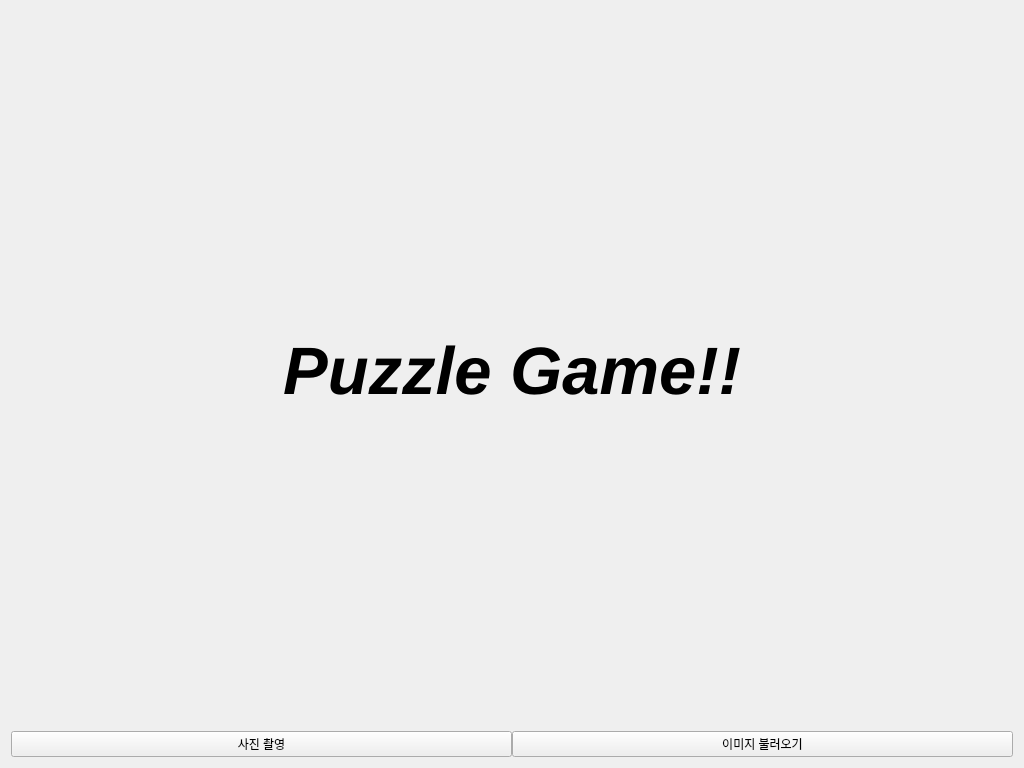
<?xml version="1.0" encoding="UTF-8"?>
<ui version="4.0">
 <class>puzzle</class>
 <widget class="QWidget" name="puzzle">
  <property name="geometry">
   <rect>
    <x>0</x>
    <y>0</y>
    <width>1024</width>
    <height>768</height>
   </rect>
  </property>
  <property name="minimumSize">
   <size>
    <width>1024</width>
    <height>768</height>
   </size>
  </property>
  <property name="windowTitle">
   <string>puzzle</string>
  </property>
  <layout class="QVBoxLayout" name="verticalLayout_2">
   <item>
    <layout class="QVBoxLayout" name="verticalLayout" stretch="8,2">
     <property name="spacing">
      <number>0</number>
     </property>
     <item>
      <layout class="QHBoxLayout" name="horizontalLayout_2">
       <item>
        <spacer name="horizontalSpacer">
         <property name="orientation">
          <enum>Qt::Horizontal</enum>
         </property>
         <property name="sizeHint" stdset="0">
          <size>
           <width>40</width>
           <height>20</height>
          </size>
         </property>
        </spacer>
       </item>
       <item>
        <widget class="QLabel" name="title_label">
         <property name="font">
          <font>
           <pointsize>50</pointsize>
           <weight>75</weight>
           <italic>true</italic>
           <bold>true</bold>
          </font>
         </property>
         <property name="text">
          <string>Puzzle Game!!</string>
         </property>
        </widget>
       </item>
       <item>
        <spacer name="horizontalSpacer_2">
         <property name="orientation">
          <enum>Qt::Horizontal</enum>
         </property>
         <property name="sizeHint" stdset="0">
          <size>
           <width>40</width>
           <height>20</height>
          </size>
         </property>
        </spacer>
       </item>
      </layout>
     </item>
     <item>
      <layout class="QHBoxLayout" name="horizontalLayout">
       <item>
        <widget class="QPushButton" name="cameraButton">
         <property name="text">
          <string>사진 촬영</string>
         </property>
        </widget>
       </item>
       <item>
        <widget class="QPushButton" name="imageButton">
         <property name="text">
          <string>이미지 불러오기</string>
         </property>
        </widget>
       </item>
      </layout>
     </item>
    </layout>
   </item>
  </layout>
 </widget>
 <resources/>
 <connections/>
</ui>
